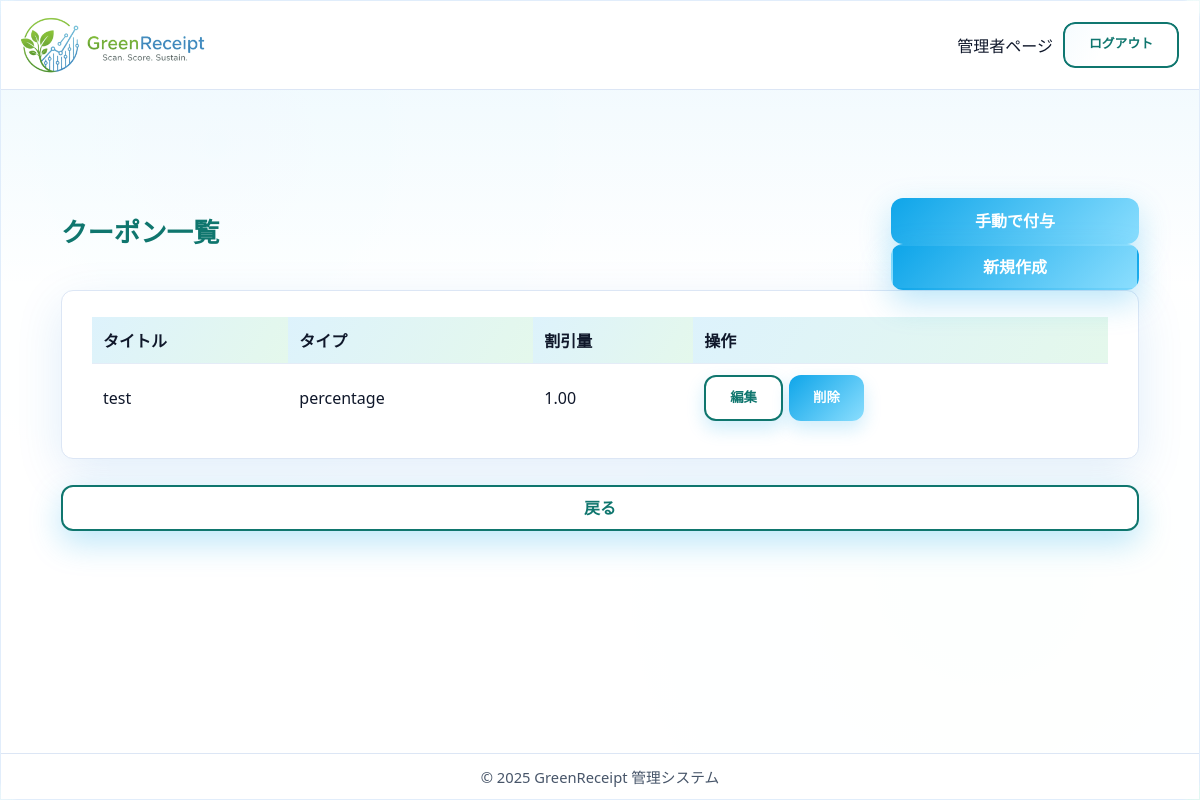
Page /staff/coupons/ (signed in) on the committed database.
### core/models.py (models this page shows, shortened)
class Coupon(models.Model):
    TYPE_CHOICES = [
        ('percentage', '割引率'),
        ('absolute', '固定額'),
    ]
    title = models.CharField(max_length=64, verbose_name='タイトル')
    description = models.CharField(max_length=64, verbose_name='詳細')
    requirement = models.CharField(max_length=255, blank=True, verbose_name='利用条件')
    type = models.CharField(max_length=64, verbose_name='タイプ', choices=TYPE_CHOICES)
    discount_value = models.DecimalField(
        max_digits=12, decimal_places=2, verbose_name='割引量')
    available_stores = models.ManyToManyField(
        Store, verbose_name='利用可能店舗', blank=True)
    required_points = models.IntegerField(default=0, verbose_name='必要ポイント数')
    STATUS_CHOICES = [
        ('pending', '申請中'),
        ('approved', '承認済み'),
        ('rejected', '却下'),
        ('deletion_requested', '削除申請中'),
    ]
    status = models.CharField(
        max_length=20, choices=STATUS_CHOICES, default='approved', verbose_name='ステータス')
    store = models.ForeignKey(
        Store, on_delete=models.CASCADE, null=True, blank=True, related_name='created_coupons', verbose_name='作成店舗')
    remarks = models.TextField(blank=True, verbose_name='備考')
    rejection_reason = models.TextField(blank=True, verbose_name='却下理由')
    updated_at = models.DateTimeField(auto_now=True, verbose_name='更新日時')
    class Meta:
        verbose_name = 'クーポン'
        verbose_name_plural = 'クーポン'

### core/views.py (the view)
# urls.py: path("staff/coupons/", views.coupon_list_admin, name="coupon_list_admin"),
@staff_member_required
def coupon_list_admin(request):
    coupons = Coupon.objects.all()
    return render(request, 'admin/coupon_list_admin.html', {'coupons': coupons})

### core/templates/admin/coupon_list_admin.html (shortened to what this page needs)
{% extends 'admin/admin_base.html' %}
{% block content %}
  <main class="dashboard-main">
    <div class="container-fluid dashboard-section mt-4 px-4">
      <div class="d-flex justify-content-between align-items-center mb-3">
        <h1>クーポン一覧</h1>
        <div>
          <a href="{% url 'core:grant_coupon_admin' %}" class="btn btn-success">手動で付与</a>
          <a href="{% url 'core:coupon_create' %}" class="btn btn-primary">新規作成</a>
        </div>
      </div>
      <div class="card">
        <div class="card-body">
          <table class="table">
            <thead>
              <tr>
                <th>タイトル</th>
                <th>タイプ</th>
                <th>割引量</th>
                <th>操作</th>
              </tr>
            </thead>
            <tbody>
              {% for coupon in coupons %}
              <tr>
                <td>{{ coupon.title }}</td>
                <td>{{ coupon.type }}</td>
                <td>{{ coupon.discount_value }}</td>
                <td>
                  <div class="d-flex gap-2">
                    <a href="{% url 'core:coupon_update' coupon.id %}" class="btn btn-secondary btn-sm">編集</a>
                    <a href="{% url 'core:coupon_delete' coupon.id %}" class="btn btn-danger btn-sm" onclick="return confirm('クーポン「{{ coupon.title }}」を本当に削除してもよろしいですか？');">削除</a>
                  </div>
                </td>
              </tr>
              {% endfor %}
            </tbody>
          </table>
        </div>
      </div>
      <a href="{% url 'core:staff_index' %}" class="btn btn-secondary mt-3">戻る</a>
    </div>
  </main>
{% endblock %}

### core/static/css/style.css (style rules this page uses)
:root { --bg-1: #f3f9ff; --bg-2: #f2fff8; --panel: rgba(255, 255, 255, 0.9); --panel-strong: rgba(255, 255, 255, 0.96); --border: rgba(9, 109, 217, 0.12); --shadow: 0 14px 48px rgba(9, 109, 217, 0.12); --shadow-strong: 0 22px 60px rgba(9, 109, 217, 0.18); --text: #0f172a; --muted: #475569; --accent: #79ca69; --accent-2: #0f766e; --success: #22c55e; --danger: #ef4444; --radius-lg: 18px; --radius-md: 12px; --radius-sm: 10px; }
* { box-sizing: border-box; margin: 0; padding: 0; }
html, body { height: 100%; width: 100%; overflow-x: hidden; }
body { font-family: "Poppins", "Segoe UI", "\u30E1\u30A4\u30EA\u30AA", "Hiragino Kaku Gothic ProN", sans-serif; text-align: center; min-height: 100vh; margin: 0; padding-top: 0; color: var(--text); background: radial-gradient(circle at 12% 18%, rgba(14, 165, 233, 0.16), transparent 32%), radial-gradient(circle at 80% 8%, rgba(34, 197, 94, 0.12), transparent 28%), radial-gradient(circle at 76% 72%, rgba(14, 165, 233, 0.12), transparent 32%), linear-gradient(135deg, var(--bg-1), var(--bg-2)); -webkit-font-smoothing: antialiased; -moz-osx-font-smoothing: grayscale; }
button, .btn { display: inline-block; background: linear-gradient(135deg, var(--accent), #8bdefe); color: #fff; border: none; border-radius: 14px; font-weight: 700; cursor: pointer; transition: transform 0.25s ease, box-shadow 0.25s ease, filter 0.2s ease; font-size: 1rem; box-shadow: 0 12px 32px rgba(14, 165, 233, 0.28); }
.btn { width: 100%; padding: 13px; border-radius: 14px; text-decoration: none; }
.btn-sm { padding: 6px 12px; font-size: 0.84em; width: auto; box-shadow: 0 8px 18px rgba(14, 165, 233, 0.2); }
:root { --nav-h: 100px; }
main { display: flex; flex-direction: column; align-items: center; justify-content: center; width: 100%; height: 100%; padding: 24px; gap: 16px; }
.container, .wrapper, main, form { max-width: 100%; }
main.dashboard-main { justify-content: flex-start; align-items: stretch; padding: 44px 0 90px 0; }
.btn-secondary { display: inline-block; background: #fff; border: 2px solid var(--accent-2); color: var(--accent-2); border-radius: 10px; padding: 9px 20px; margin-top: 20px; text-decoration: none; transition: all 0.25s ease; }

### rows in the picture
Coupon: title "test", type "percentage", discount_value "1.00"
